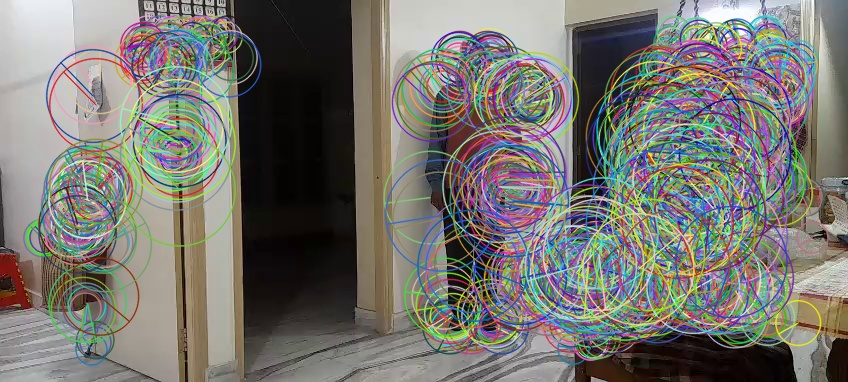
#> input picture ORB_keypoints.jpg, 848 x 382 px, given in place of VR_2_VIDEO.mp4, which was not available
$ jupyter execute 'EGO-MOTION BASED CAMERA STABILIZATION.ipynb'   (text cells are left out)
#> lines starting #> are read from the running program, lines starting #| are printed output that depends on the picture; after the words box and inside, x2 and y2 are one past the last pixel; in counts of white or black regions, pixels touching at a corner belong together; long printed decimals are rounded; pictures that were not available may be replaced by others from this repository, and a replacement may not be noted
[cell 1]
import cv2
import numpy as np

[cell 2]
# LOAD VIDEO

[cell 3]
video_path = r"C:\Users\HP\Downloads\VR_2_VIDEO.mp4"
cap = cv2.VideoCapture(video_path)

if not cap.isOpened():
    print("ERROR: Video file not opened")
else:
    fps = cap.get(cv2.CAP_PROP_FPS)
    frame_count = int(cap.get(cv2.CAP_PROP_FRAME_COUNT))
    width = int(cap.get(cv2.CAP_PROP_FRAME_WIDTH))
    height = int(cap.get(cv2.CAP_PROP_FRAME_HEIGHT))

    duration = frame_count / fps if fps > 0 else 0

    print("STEP 1 OUTPUT:")
    print(f"FPS           : {fps:.2f}")
    print(f"Frame count   : {frame_count}")
    print(f"Frame size    : {width} x {height}")
    print(f"Duration (s)  : {duration:.2f}")

cap.release()

[cell 4]
# Feature Detection (ORB) on background

[cell 5]
# Video path

[cell 6]
video_path = r"C:\Users\HP\Downloads\VR_2_VIDEO.mp4"

cap = cv2.VideoCapture(video_path)
ret, frame = cap.read()
#> frame is the input picture: shape (382, 848, 3); mean B, G, R 112, 117.4, 119.3
cap.release()

if not ret:
    print("ERROR: Could not read first frame")
else:
    gray = cv2.cvtColor(frame, cv2.COLOR_BGR2GRAY)
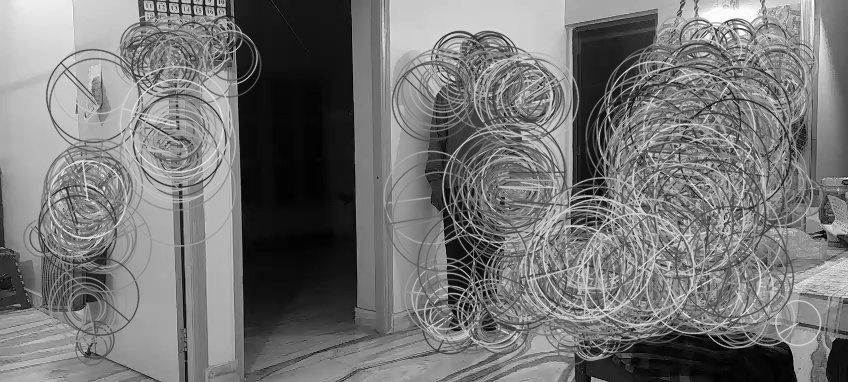
#> gray: shape (382, 848); min 0, max 255, mean 117.4

[cell 7]
# ORB detector

[cell 8]
orb = cv2.ORB_create(nfeatures=2000)

keypoints, descriptors = orb.detectAndCompute(gray, None)
#> keypoints = 2000 keypoints; strongest (x, y, size): (458, 296, 31), (463, 296, 31), (461, 291, 31), (728, 34, 31)

print("STEP 2 OUTPUT:")
print("Keypoints detected:", len(keypoints))
#| Keypoints detected: 2000

[cell 9]
# Draw keypoints

[cell 10]
output_img = cv2.drawKeypoints(
frame, keypoints, None,
flags=cv2.DrawMatchesFlags_DRAW_RICH_KEYPOINTS
)
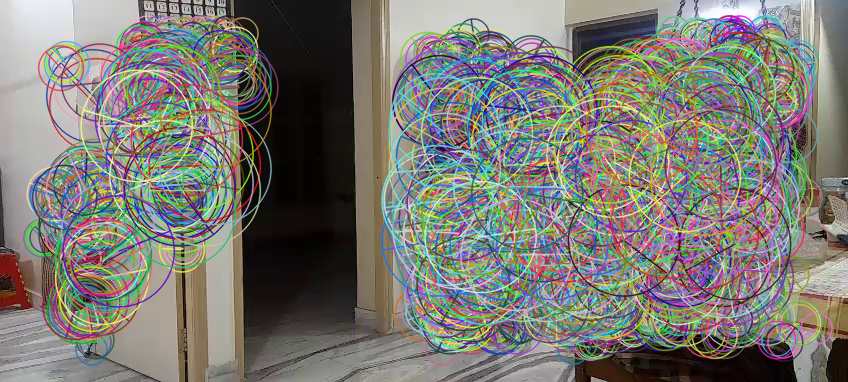
#> output_img: shape (382, 848, 3); mean B, G, R 114.9, 121.4, 123

[cell 11]
# Save result instead of displaying

[cell 12]
cv2.imwrite("step2_orb_keypoints.jpg", output_img)

print("Saved: step2_orb_keypoints.jpg (check the project folder)")

[cell 13]
# FEATURE TRACKING (OPTICAL FLOW)

[cell 14]
video_path = r"C:\Users\HP\Downloads\VR_2_VIDEO.mp4"

cap = cv2.VideoCapture(video_path)

[cell 15]
# Read first frame

[cell 16]
ret, prev_frame = cap.read()
if not ret:
    print("ERROR: Cannot read video")
    cap.release()
else:
    prev_gray = cv2.cvtColor(prev_frame, cv2.COLOR_BGR2GRAY)

[cell 17]
# Detect good features

[cell 18]
prev_pts = cv2.goodFeaturesToTrack(
    prev_gray,
    maxCorners=1000,
    qualityLevel=0.01,
    minDistance=7,
    blockSize=7
)
#> prev_pts = 1000 rows, first 8: [461, 295], [725, 35], [573, 222], [178, 1], [607, 217], [478, 286], [176, 11], [450, 290]

if prev_pts is None:
    print("ERROR: No features detected")
    cap.release()
else:
    # Read second frame
    ret, curr_frame = cap.read()
    cap.release()

    curr_gray = cv2.cvtColor(curr_frame, cv2.COLOR_BGR2GRAY)

[cell 19]
# Optical Flow + Filtering + Save Result

[cell 20]
# Optical Flow (Lucas–Kanade)

[cell 21]
curr_pts, status, err = cv2.calcOpticalFlowPyrLK(
    prev_gray,
    curr_gray,
    prev_pts,
    None
)
#> curr_pts has the same summary as prev_pts; status = 1000 values from 1 to 1; err = 1000 values from 0 to 0

[cell 22]
# Keep only good matches

[cell 23]
good_prev = prev_pts[status == 1]
#> good_prev = 1000 pairs, first value 2 to 842, second value 1 to 379
good_curr = curr_pts[status == 1]
#> good_curr has the same summary as good_prev

print("STEP 3 OUTPUT:")
print("Tracked feature points:", len(good_curr))
#| Tracked feature points: 1000

[cell 24]
# Draw motion vectors

[cell 25]
vis = curr_frame.copy()
for (x1, y1), (x2, y2) in zip(
    good_prev.reshape(-1, 2),
    good_curr.reshape(-1, 2)
):
    cv2.line(vis, (int(x1), int(y1)), (int(x2), int(y2)), (0, 255, 0), 1)
    cv2.circle(vis, (int(x2), int(y2)), 2, (0, 0, 255), -1)
#> this loop made 1000 passes
#> (x1, y1, x2, y2) on passes 1 to 3: (461, 295, 461, 295), (725, 35, 725, 35), (573, 222, 573, 222)
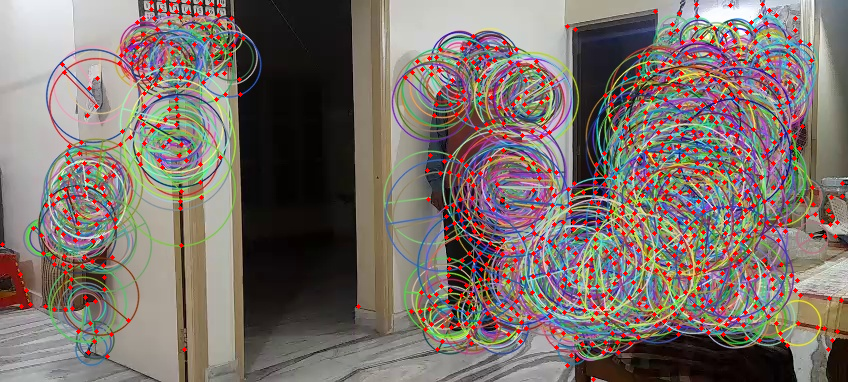
#> vis: shape (382, 848, 3); 4.01% of pixels changed, all inside (x1, y1, x2, y2) = (0, 0, 845, 382)

cv2.imwrite("step3_optical_flow_tracks.jpg", vis)
print("Saved: step3_optical_flow_tracks.jpg")

[cell 26]
# confirmation

[cell 27]
import os
os.listdir('.')

[cell 28]
# Estimate Camera Motion (Affine Transform)

[cell 29]
# Convert points to correct shape

[cell 30]
prev_pts_np = good_prev.reshape(-1, 2)
#> prev_pts_np has the same summary as good_prev
curr_pts_np = good_curr.reshape(-1, 2)
#> curr_pts_np has the same summary as good_prev

[cell 31]
# Estimate affine transform (camera motion)

[cell 32]
M, inliers = cv2.estimateAffinePartial2D(
    prev_pts_np,
    curr_pts_np,
    method=cv2.RANSAC,
    ransacReprojThreshold=3
)
#> M = [[1, 0, 0], [0, 1, 0]]; inliers = 1000 values from 1 to 1

if M is None:
    print("ERROR: Motion could not be estimated")
else:
    dx = M[0, 2]
#> dx = 0
    dy = M[1, 2]
#> dy = 0
    da = np.arctan2(M[1, 0], M[0, 0])  # rotation angle (radians)
#> da = 0

    print("STEP 4 OUTPUT:")
    print(f"Translation X (dx): {dx:.2f}")
#| Translation X (dx): 0.00
    print(f"Translation Y (dy): {dy:.2f}")
#| Translation Y (dy): 0.00
    print(f"Rotation (rad)    : {da:.5f}")
#| Rotation (rad)    : 0

[cell 33]
# CAMERA TRAJECTORY CONSTRUCTION

[cell 34]
# Accumulate camera motion (trajectory)

[cell 35]
# initialize trajectory

[cell 36]
traj_x = 0.0
traj_y = 0.0
traj_a = 0.0

traj_x += dx
#> traj_x = 0
traj_y += dy
#> traj_y = 0
traj_a += da
#> traj_a = 0

print("OUTPUT:")
print(f"Trajectory X : {traj_x:.3f}")
#| Trajectory X : 0.000
print(f"Trajectory Y : {traj_y:.3f}")
#| Trajectory Y : 0.000
print(f"Trajectory A : {traj_a:.5f}")
#| Trajectory A : 0

[cell 37]
# VIDEO STABILIZATION (WARP FRAME) (Use inverse motion to stabilize current frame)

[cell 38]
# Stabilize frame using inverse transform

[cell 39]
h, w = curr_frame.shape[:2]
#> h = 382; w = 848

[cell 40]
# inverse transform (negate motion)

[cell 41]
cos_a = np.cos(-da)
#> cos_a = 1
sin_a = np.sin(-da)
#> sin_a = 0

M_inv = np.array([
    [cos_a, -sin_a, -dx],
    [sin_a,  cos_a, -dy]
], dtype=np.float32)
#> M_inv = [[1, 0, 0], [0, 1, 0]]

stabilized = cv2.warpAffine(curr_frame, M_inv, (w, h))

[cell 42]
# save stabilized frame

[cell 43]
cv2.imwrite("stabilized_frame.jpg", stabilized)

print("OUTPUT:")
print("Saved: stabilized_frame.jpg")

[cell 44]
# MOTION SMOOTHING (STABILIZATION LOGIC)

[cell 45]
# assuming already computed dx, dy, da for this frame

[cell 46]
trajectory = np.array([[dx, dy, da]], dtype=np.float32)
#> trajectory = [[0, 0, 0]]

[cell 47]
# Moving Average Smoothing (core logic)

[cell 48]
def moving_average(curve, radius=5):
#> called with curve = array of shape (1,), radius = 5
    window_size = 2 * radius + 1
    kernel = np.ones(window_size) / window_size
    curve_padded = np.pad(curve, (radius, radius), mode='edge')
#> curve_padded = [0, 0, 0, 0, 0, 0, 0, 0, 0, 0, 0]
    smoothed = np.convolve(curve_padded, kernel, mode='same')
#> smoothed = [0, 0, 0, 0, 0, 0, 0, 0, 0, 0, 0]
    return smoothed[radius:-radius]

[cell 49]
# Apply smoothing to trajectory

[cell 50]
radius = 5  # smoothing strength

smoothed_dx = moving_average(trajectory[:, 0], radius)
#> smoothed_dx = [0]
smoothed_dy = moving_average(trajectory[:, 1], radius)
#> smoothed_dy = [0]
smoothed_da = moving_average(trajectory[:, 2], radius)
#> smoothed_da = [0]

print("OUTPUT:")
print("Smoothed dx:", smoothed_dx[0])
#| Smoothed dx: 0.0
print("Smoothed dy:", smoothed_dy[0])
#| Smoothed dy: 0.0
print("Smoothed da:", smoothed_da[0])
#| Smoothed da: 0.0

[cell 51]
# Use smoothed motion instead of raw motion

[cell 52]
dx_s = smoothed_dx[0]
#> dx_s = 0
dy_s = smoothed_dy[0]
#> dy_s = 0
da_s = smoothed_da[0]
#> da_s = 0

[cell 53]
# Frame Warping + Final Stabilized Video

[cell 54]
# Generate FINAL stabilized video

[cell 55]
# Reopen video
cap = cv2.VideoCapture(video_path)

w = int(cap.get(cv2.CAP_PROP_FRAME_WIDTH))
h = int(cap.get(cv2.CAP_PROP_FRAME_HEIGHT))
fps = cap.get(cv2.CAP_PROP_FPS)
#> fps = 30

fourcc = cv2.VideoWriter_fourcc(*'mp4v')
#> fourcc = 1983148141
out = cv2.VideoWriter("final_stabilized_video.mp4", fourcc, fps, (w, h))

while True:
    ret, frame = cap.read()
    if not ret:
        break

    cos_a = np.cos(-da_s)
    sin_a = np.sin(-da_s)

    M_inv = np.array([
        [cos_a, -sin_a, -dx_s],
        [sin_a,  cos_a, -dy_s]
    ], dtype=np.float32)

    stabilized = cv2.warpAffine(frame, M_inv, (w, h))
    out.write(stabilized)

cap.release()
out.release()

print("OUTPUT:")
print("Saved: final_stabilized_video.mp4")

$ run again, on optical_flow_tracks.jpg
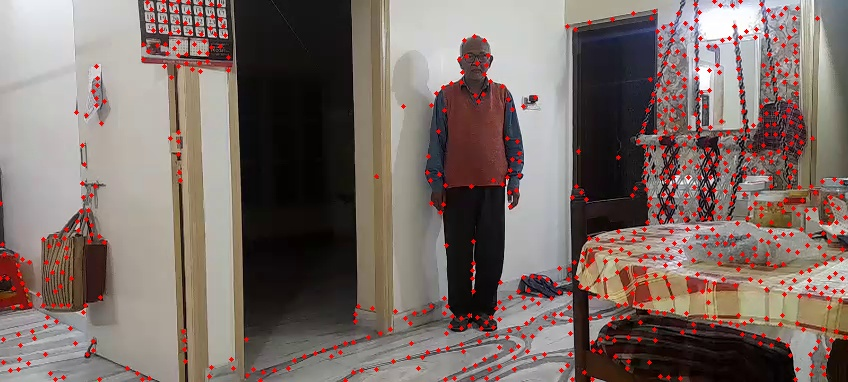
#> input picture optical_flow_tracks.jpg, 848 x 382 px, given in place of VR_2_VIDEO.mp4, which was not available
#> frame is the input picture: shape (382, 848, 3); mean B, G, R 102.8, 108.4, 123.8
#> keypoints = 1949 keypoints; strongest (x, y, size): (708, 71, 31), (729, 39, 31), (711, 182, 31), (712, 180, 31)
#| Keypoints detected: 1949
#> `output_img = cv2.drawKeypoints( frame, keypoints, None, flags=cv2.Draw..`:
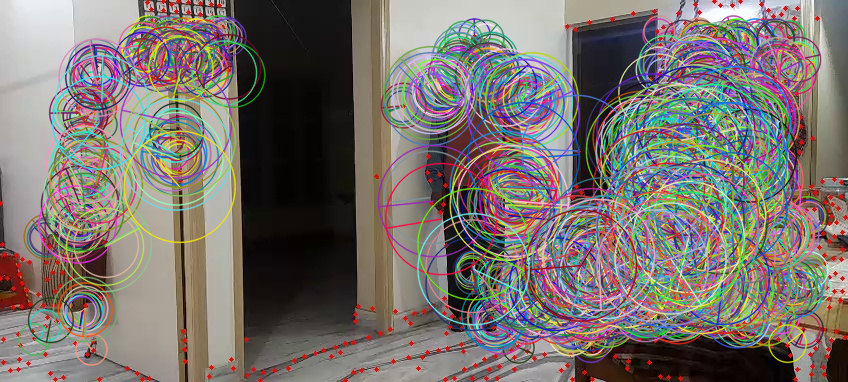
#> output_img: shape (382, 848, 3); mean B, G, R 109.9, 113.9, 121.5
#> prev_pts = 854 rows, first 8: [730, 37], [746, 31], [709, 70], [194, 35], [180, 33], [225, 35], [202, 35], [740, 37]
#> curr_pts has the same summary as prev_pts; status = 854 values from 1 to 1; err = 854 values from 0 to 0
#> good_prev = 854 pairs, first value 1 to 846, second value 1 to 380
#> good_curr has the same summary as good_prev
#| Tracked feature points: 854
#> the loop `for (x1, y1), (x2, y2) in zip( good_prev.reshape(-1, 2), good_curr.res..` made 854 passes
#> (x1, y1, x2, y2) on passes 1 to 3: (730, 37, 730, 37), (746, 31, 746, 31), (709, 70, 709, 70)
#> after the loop `for (x1, y1), (x2, y2) in zip(`:
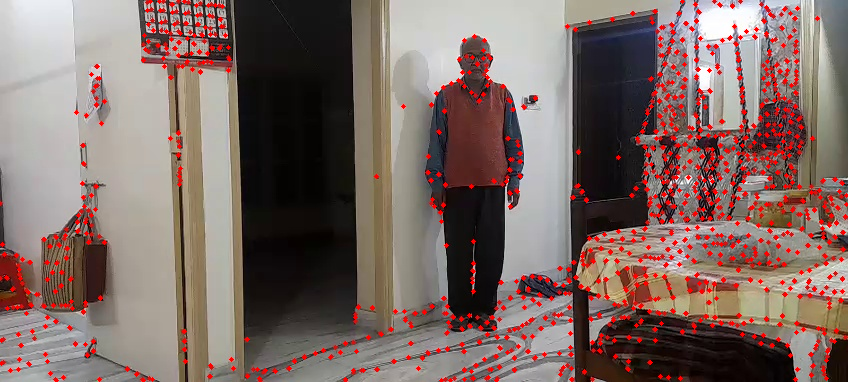
#> vis: shape (382, 848, 3); 3.42% of pixels changed, all inside (x1, y1, x2, y2) = (0, 0, 848, 382)
#> prev_pts_np has the same summary as good_prev
#> curr_pts_np has the same summary as good_prev
#> M = [[1, -3.64e-19, 2.73e-14], [3.64e-19, 1, 1.1e-14]]; inliers = 854 values from 1 to 1
#> dx = 2.73e-14
#> dy = 1.1e-14
#> da = 3.64e-19
#| Translation X (dx): 0.00
#| Translation Y (dy): 0.00
#| Rotation (rad)    : 0
#> traj_x = 2.73e-14
#> traj_y = 1.1e-14
#> traj_a = 3.64e-19
#| Trajectory X : 0.000
#| Trajectory Y : 0.000
#| Trajectory A : 0
#> cos_a = 1
#> sin_a = -3.64e-19
#> M_inv = [[1, 3.64e-19, -2.73e-14], [-3.64e-19, 1, -1.1e-14]]
#> trajectory = [[2.73e-14, 1.1e-14, 3.64e-19]]
#> curve_padded = [2.73e-14, 2.73e-14, 2.73e-14, 2.73e-14, 2.73e-14, 2.73e-14, 2.73e-14, 2.73e-14, 2.73e-14, 2.73e-14, 2.73e-14]
#> smoothed = [1.49e-14, 1.74e-14, 1.99e-14, 2.24e-14, 2.48e-14, 2.73e-14, 2.48e-14, 2.24e-14, 1.99e-14, 1.74e-14, 1.49e-14]
#> smoothed_dx = [2.73e-14]
#> smoothed_dy = [1.1e-14]
#> smoothed_da = [3.64e-19]
#| Smoothed dx: 2.7318999588021003e-14
#| Smoothed dy: 1.1036282802077186e-14
#| Smoothed da: 3.638772684499598e-19
#> dx_s = 2.73e-14
#> dy_s = 1.1e-14
#> da_s = 3.64e-19
#> fps = 30
#> fourcc = 1983148141
